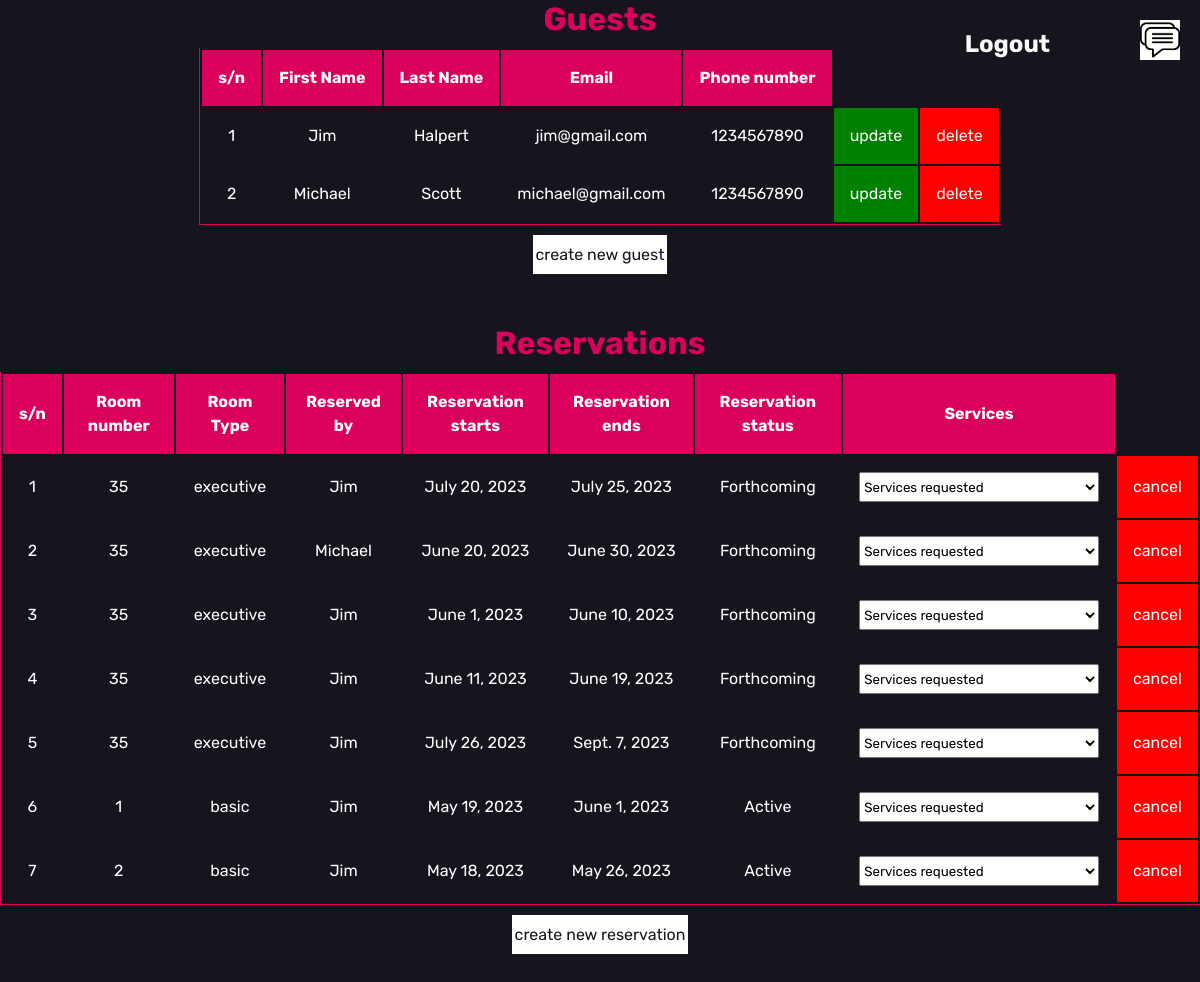
The page /admindashboard/?admin_id=1 on the database as committed earlier.
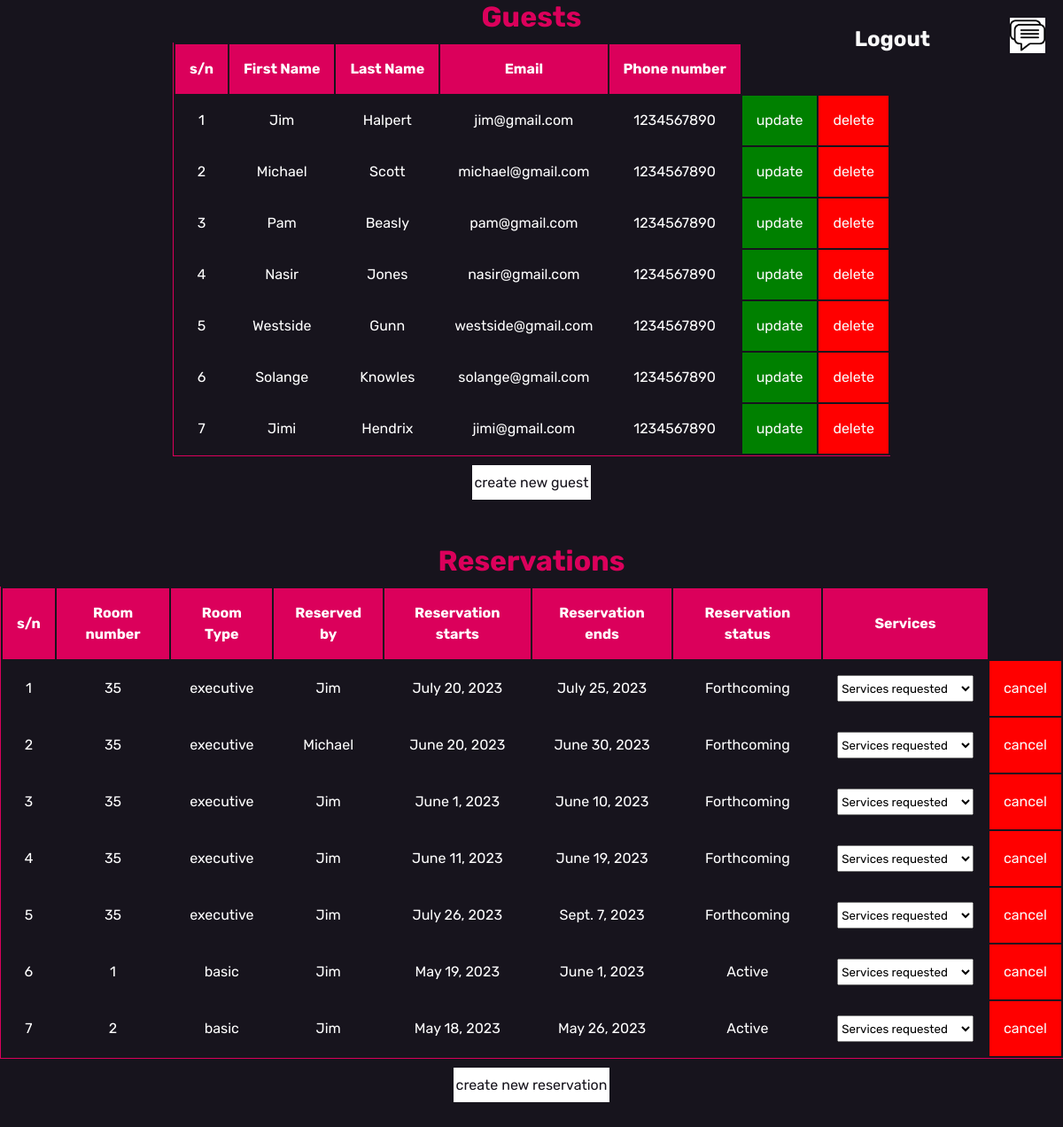
The same page on the database as committed later.
### regora_app/models.py (models this page shows, shortened)
class Guest(AbstractBaseUser, PermissionsMixin):
    username = models.CharField(max_length=150, unique=True, default='default_username')
    first_name = models.CharField(max_length=20, null=False)
    last_name = models.CharField(max_length=20, null=False)
    email = models.EmailField(max_length=50, unique=True, null=False)
    date_created = models.DateTimeField(auto_now_add=True)
    phone_number = models.CharField(max_length=11, null=False)
    is_active = models.BooleanField(default=True)
    is_staff = models.BooleanField(default=False)
    USERNAME_FIELD = 'username'
    REQUIRED_FIELDS = ['email', 'first_name', 'last_name', 'phone_number']
    objects = GuestManager()
    class Meta:
        verbose_name = 'Guest'
        verbose_name_plural = 'Guests'

class Reservation(models.Model):
    guest= models.ForeignKey(Guest, null=True, on_delete= models.SET_NULL)
    room= models.ForeignKey(Room, null=True, on_delete= models.SET_NULL)
    services = models.ManyToManyField(Service)
    date_booked = models.DateTimeField(auto_now_add=True)
    begin_date = models.DateField()
    end_date = models.DateField()
    pickup_time = models.TimeField(default="None", max_length=20, null=True, blank=True)
    dropoff_time = models.TimeField(default="nothing", max_length=20, null=True, blank=True)
    def get_status(self):
        current_date = timezone.now().date()
        if current_date < self.begin_date:
            return "Forthcoming"
        elif self.begin_date <= current_date <= self.end_date:
            return "Active"
        else:
            return "Expired"

class Room(models.Model):
    ROOM_CHOICES = [(i, f"Room{i}") for i in range(1, 52)]
    room_number = models.IntegerField(choices=ROOM_CHOICES, unique=True)
    is_available = models.BooleanField(default=True)
    def getType(self):
        if self.room_number <= 17:
            return "basic"
        elif 17 < self.room_number <= 34:
            return "premium"
        else:
            return "executive"

### regora_app/views.py (the view)
# urls.py: path('admindashboard/', views.adminDashboard, name="admindashboard"),
def adminDashboard(request):
    admin_id = request.GET.get('admin_id')
    admin = Guest.objects.get(id=admin_id)
    return render(request, "admindashboard.html", {
            'admin': admin,
            'guests': Guest.objects.filter(is_staff=False),
            'reservations': Reservation.objects.all(),
            'rooms': Room.objects.all(),
            'messages': Message.objects.all().order_by("-date_time_sent"),
        }
    )

### templates/admindashboard.html (shortened to what this page needs)
{% load static %}
<html lang="en">
<head>
    <link rel="stylesheet" href="{% static 'css/admindashboard.css' %}">
</head>
<body>
  <img id="burger" width="40" height="40" src="{% static 'images/message_icon.png' %}" alt="">
  <a href="../" class="logo">
    <h2 class="logout">Logout</h2>
  </a>
    <div class="wrapper">
      <h1 style="margin-bottom: 10px;">Guests</h1>
      <table class="guests_table">
          <thead>
            <tr>
              <th scope="col">s/n</th>
              <th scope="col">First Name</th>
              <th scope="col">Last Name</th>
              <th scope="col">Email</th>
              <th scope="col">Phone number</th>
            </tr>
          </thead>
          <tbody>
            {% for guest in guests %}
              <tr>
                <td>{{ forloop.counter }}</td>
                <td>{{ guest.first_name }}</td>
                <td>{{ guest.last_name }}</td>
                <td>{{ guest.email }}</td>
                <td>{{ guest.phone_number }}</td>
                <td style="background-color: green;"><a style="text-decoration: none;" href="./adminupdateguest/?admin_id={{admin.id}}&guest_id={{guest.id}}">update</a></td>
                <td style="background-color: red; cursor: pointer;"><a style="text-decoration: none;" href="./admindeleteguest/?admin_id={{admin.id}}&guest_id={{guest.id}}">delete</a></td>
              </tr>
            {% endfor %}
          </tbody>
        </table>
        <a style="margin-top: 10px; padding: 10px 3px; text-decoration: none; background-color: white; color: #17141d; margin-bottom: 50px;" href="./admincreateguest/?admin_id={{ admin.id }}">create new guest</a>
      <h1  style="margin-bottom: 10px;">Reservations</h1>
      <table class="reservations-table">
          <thead>
            <tr>
              <th scope="col">s/n</th>
              <th scope="col">Room number</th>
              <th scope="col">Room Type</th>
              <th scope="col">Reserved by</th>
              <th scope="col">Reservation starts</th>
              <th scope="col">Reservation ends</th>
              <th scope="col">Reservation status</th>
              <th scope="col">Services</th>
            </tr>
          </thead>
          <tbody>
            {% for reservation in reservations %}
              <tr>
                <td>{{ forloop.counter }}</td>
                <td>{{ reservation.room.room_number }}</td>
                <td>{{ reservation.room.getType }}</td>
                <td>{{ reservation.guest.first_name }}</td>
                <td>{{ reservation.begin_date }}</td>
                <td>{{ reservation.end_date }}</td>
                <td>{{ reservation.get_status }}</td>
                <td>
                    <select style="width: 100%; height: 30px;">
                        <option value="">Services requested</option>
                  </select>
              </td>
                <td style="background-color: red;"><a style="text-decoration: none;" href="./admindeletereservation/?admin_id={{ admin.id }}&reservation_id={{reservation.id}}">cancel</a></td>
              </tr>
            {% endfor %}
          </tbody>
        </table>
        <a style="margin-top: 10px; padding: 10px 3px; text-decoration: none; background-color: white; color: #17141d; margin-bottom: 50px;" href="./admincreatereservation/?admin_id={{ admin.id }}">create new reservation</a>
    </div>
</body>
</html>

Rows that differ between the two databases and show on the page:
added Guest: first_name "Pam", last_name "Beasly", email "pam@gmail.com", phone_number "1234567890"
added Guest: first_name "Nasir", last_name "Jones", email "nasir@gmail.com", phone_number "1234567890"
added Guest: first_name "Westside", last_name "Gunn", email "westside@gmail.com", phone_number "1234567890"
added Guest: first_name "Solange", last_name "Knowles", email "solange@gmail.com", phone_number "1234567890"
added Guest: first_name "Jimi", last_name "Hendrix", email "jimi@gmail.com", phone_number "1234567890"
